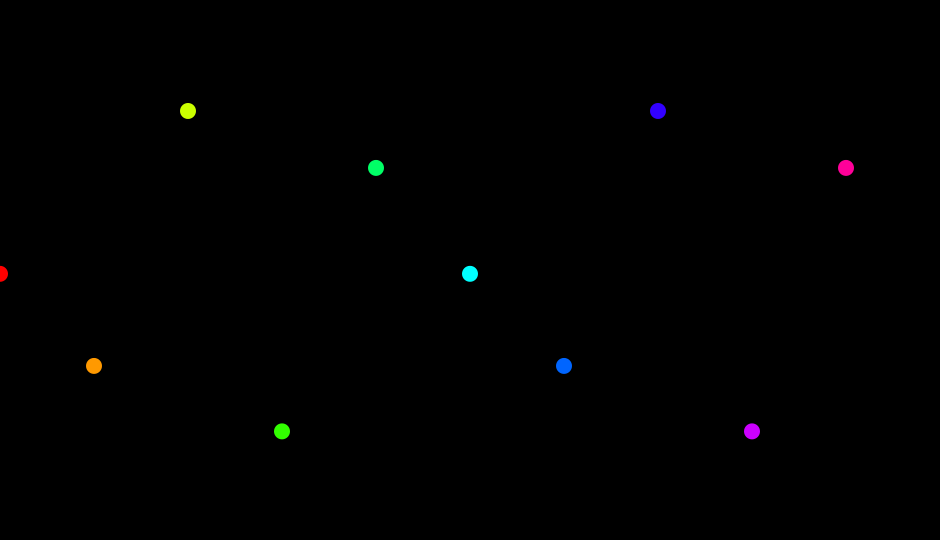
Frame 1 (no input)
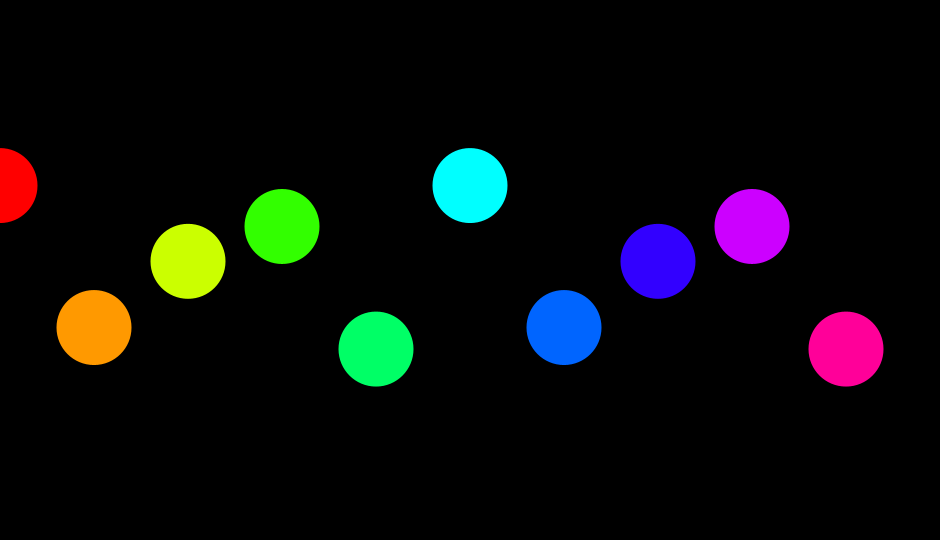
Frame 60 (the mouse pressed at the canvas centre just before this capture)
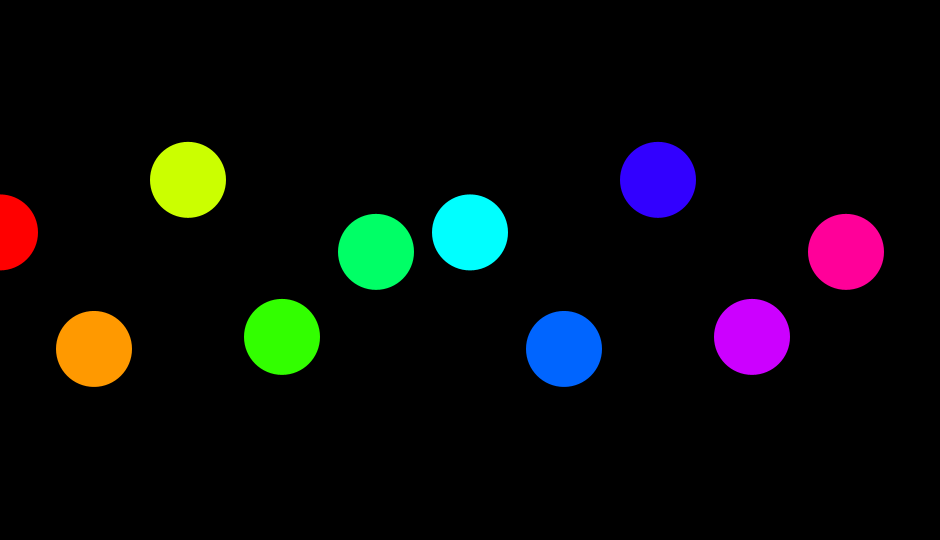
Frame 120 (the mouse held since frame 60 and released just before this capture)

The Processing sketch that drew these frames (run headless with seeded random() and noise(); from frame 60 on, the mouse is pressed at the canvas centre):

// Processing sketch: indicernablepattern
// ── indicernablepattern.pde
ArrayList<Node> nodes;
int nodeAmount = 10;
float maxLifetime = 20.0;
float lastTime = 0.0;
int nodeQuota = nodeAmount*8;
float count = 0;
float mix = 0.1;
int sign = 1;

void setup()
{
  size(940, 540);
  frameRate(30);
  colorMode(HSB);
  nodes = new ArrayList<Node>();

}

ArrayList<Node> RemoveDead( ArrayList<Node> nodes )
{
  ArrayList<Node> result = new ArrayList<Node>();
  
  for(Node n : nodes)
  {
    if(!n.dead)
    {
      result.add(n);
    }
  }
  
  return result;
  
}

float f(float x)
{
  x = x*PI*8.0;
  //return (sin(x)*0.4 + sin(x/4.0))/4.0;
  return cos(x + PI/2.0);
}

float g(float x)
{
  x = x*PI*8.0; 
  return sin(x);
}


void draw()
{
  background(0);
  float deltaTime = millis() - lastTime;
  count += 0.0009;
  

  
  if(mix >= 1)
  {
    mix = 1;
    sign = -1;
  }
  else if(mix <= 0)
  {
    mix = 0;
    sign = 1;
  }
  
  mix += sign*0.01;
  
  if(nodeQuota >= nodeAmount)
  {
    for(int i = 0; i < nodeAmount; i++)
    {
      float per = float(i)/nodeAmount;
      float x = per*width;
      
      float source = f(per + count)*mix + g(per + count)*(1 - mix);
      
      float y = source*height*0.4 + height*0.5;
      nodes.add( new Node(x,y) );
     
    }
    
    nodeQuota -= nodeAmount;
  }
  
  int i = 0;
  for(Node n : nodes)
  {
    n.lifetime += deltaTime;
    if(n.lifetime > maxLifetime)
    {
      n.dead = true;
      nodeQuota += 1;
    }
    noStroke();
    
    float per = float(i)/nodes.size();
    fill(per*255,255, 255);
    //float s = abs(sin(millis()/1000.0))*5 + 5;
    float s = (mix)*100.0 + 5.0;
    ellipse(n.x, n.y,s,s);
    i++;
  }
  
  nodes = RemoveDead(nodes);
  
  lastTime = millis();
}

class Node
{
  float x;
  float y;
  float lifetime = 0.0;
  boolean dead = false;
  
  Node( float x, float y )
  {
    this.x = x;
    this.y = y;
  }
}
